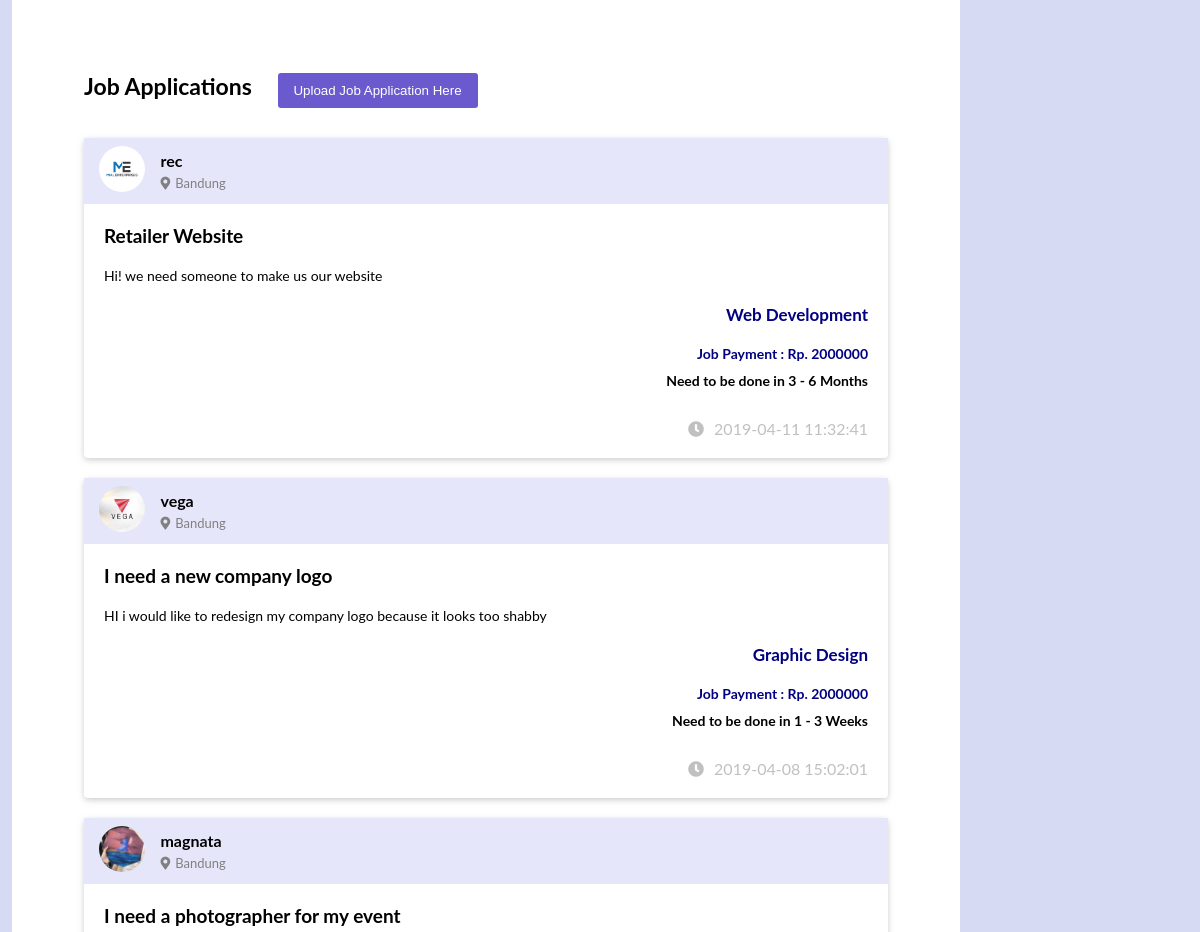
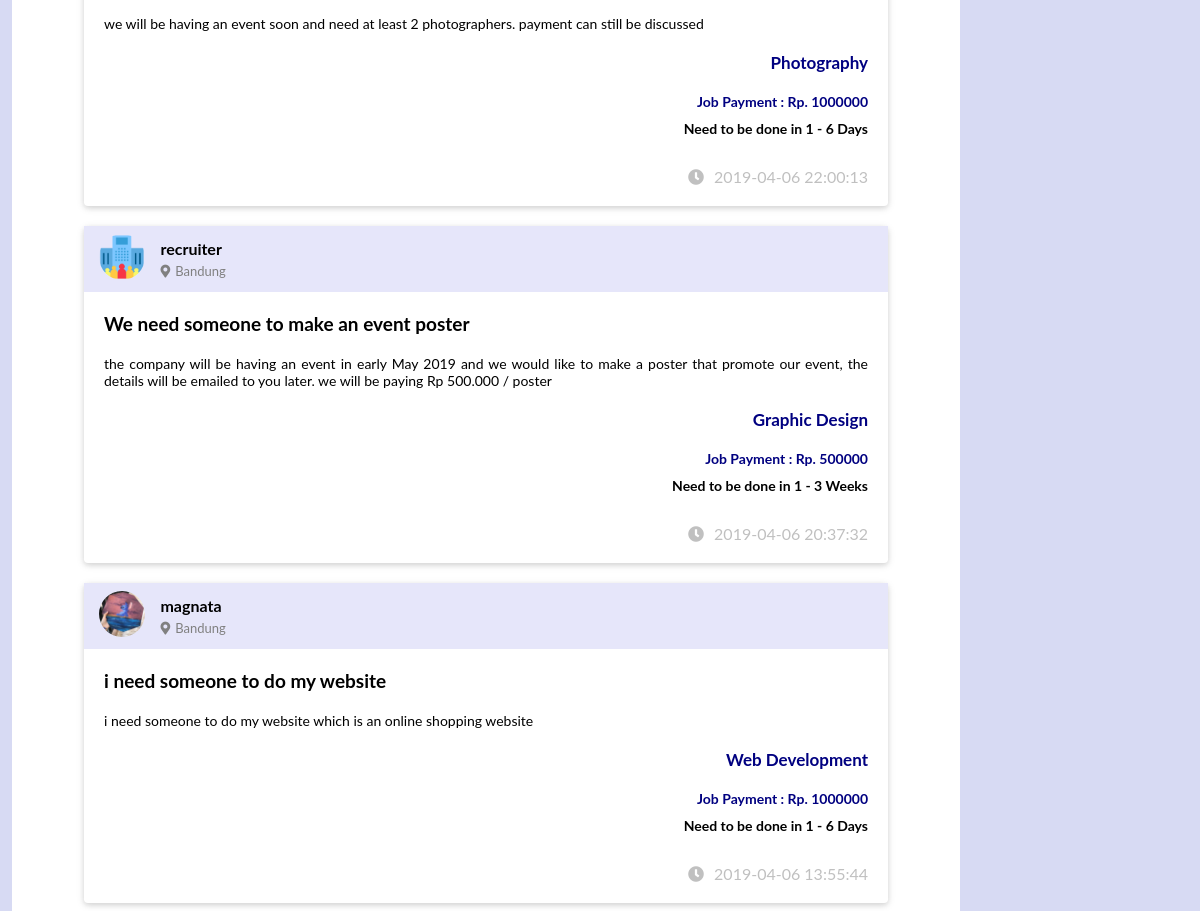
/timeline-jobapp-employer.php, run on the app's committed database (2 pictures, top to bottom).
### tables this page shows
CREATE TABLE `recruiter_profile` (
  `id_recruiter` int(11) NOT NULL,
  `recruiter_name` varchar(40) NOT NULL,
  `recruiter_uname` varchar(20) NOT NULL,
  `recruiter_email` varchar(30) NOT NULL,
  `recruiter_phone` varchar(100) NOT NULL,
  `recruiter_city` varchar(28) NOT NULL,
  `recruiter_img` varchar(100) NOT NULL,
  `recruiter_header` varchar(100) NOT NULL,
  `recruiter_status` varchar(200) NOT NULL
);

CREATE TABLE `job_application` (
  `id_jobapp` int(11) NOT NULL,
  `uname_rec_job` varchar(28) NOT NULL,
  `job_title` varchar(200) NOT NULL,
  `job_desc` varchar(500) NOT NULL,
  `job_skill` varchar(50) NOT NULL,
  `job_deadline` varchar(100) NOT NULL,
  `job_payment` varchar(100) NOT NULL,
  `job_upload_date` datetime NOT NULL
);

### timeline-jobapp-employer.php (the view, shortened to what this page needs)
<!DOCTYPE html>
<html>
<head>
	<link rel="stylesheet" type="text/css"href="vendor/font-awesome/css/all.css">
	<link rel="stylesheet" type="text/css"href="vendor/font-awesome/css/brands.min.css">
	<link rel="stylesheet" type="text/css" href="css/timeline.css">
	<link rel="stylesheet" type="text/css" href="css/navigation-bar.css">
	<link rel="stylesheet" type="text/css" href="css/timeline-responsive.css">
	<link rel="stylesheet" type="text/css" href="css/job-form.css">
</head>
<body>
<?php
		include 'function/connection.php';
	?>
		<div class="timelines">
			<div class="timelines-title">Job Applications <button id="main-form" class="upload-job">Upload Job Application Here</button></div>
			<?php
				$job_query = "SELECT recruiter_img,
									recruiter_city,
									recruiter_uname,
									uname_rec_job,
									job_title,
									job_desc,
									job_skill,
									job_deadline,
									job_payment,
									job_upload_date
								FROM recruiter_profile,
									job_application
								WHERE recruiter_profile.recruiter_uname = job_application.uname_rec_job
								ORDER BY job_application.job_upload_date DESC;";
				$result_job = mysqli_query($conn, $job_query);
				$resultCheck_job = mysqli_num_rows($result_job);
				if($resultCheck_job > 0) {
					while ($row_job = mysqli_fetch_assoc($result_job)) {
			?>
			<div class="timelines-job">
				<div class="profile-job">
					<div class="profile-job-img">
					<?php
							$propic = $row_job['recruiter_img'];
							if(!$propic == null) {
								echo "<center><img src=profile-picture/$propic></center>";
							} else {
								echo "<img src=img/enterprise.png>";
							}
						?>
					</div>
					<div class="profile-job-uname">
						<a href="profile-rec-visit.php?uname_visit=<?php echo $row_job['recruiter_uname']; ?>" style="text-decoration:none;color:black;"><b><?php echo $row_job['uname_rec_job'];?></b></a> <br>
						<p><i class="fa fa-map-marker-alt fa-1x"></i><?php echo $row_job['recruiter_city'];?></p>
					</div>
				</div>
				<div class="job-title">
				<?php echo $row_job['job_title'];?>
				</div>
				<div class="job-desc">
					<?php echo $row_job['job_desc'];?>
				</div>
				<div class="content-job-category">
					<?php echo $row_job['job_skill'];?>
				</div>
				<div class="job-pay">
					Job Payment : Rp. <?php echo $row_job['job_payment'];?>
				</div>
				<div class="job-time">
					Need to be done in <?php echo $row_job['job_deadline'];?>
				</div>
				<div class="content-time">
					<i class="fa fa-1x fa-clock"></i><?php echo $row_job['job_upload_date'];?>
				</div>
			</div>
					<?php }} ?>
	</div>
</body>
</html>

### css/timeline.css (style rules this page uses)
.timelines { width:79%; height:100%; padding:6%; float:left; background-color:white; margin-left:1%; }
.timelines-title { font-weight:bold; font-size:23px; margin-bottom:30px; }
.content-time { width:100%; text-align:right; color:silver; padding:20px; }
.timelines-job { box-shadow: 0 2px 5px 0 rgba(0, 0, 0, 0.1), 0 2px 8px 0 rgba(0, 0, 0, 0.1); width:100%; border-radius:4px; margin-top:20px; }
.profile-job { background-color:lavender; display:flex; padding:8px 15px; }
.profile-job-img { width:6%; border-radius:50%; }
.profile-job-img img { width:100%; border-radius:50%; }
.profile-job-uname { width:90%; padding:5px 15px; }
.profile-job-uname p { color:grey; font-size:13px; margin-top:5px; }
.profile-job-uname i { margin-right:5px; }
.content-job-category { color:navy; font-weight:bold; font-size:17px; text-align:right; padding:20px 20px 0px 0px; }
.job-title { font-weight:bold; font-size:19px; padding:20px; }
.job-desc { padding:0px 20px; font-size:14px; text-align:justify; }
.job-pay { padding:20px 20px 10px 0px; text-align:right; font-size:14px; font-weight:bold; color:navy; }
.job-time { padding:0px 20px 10px 0px; text-align:right; font-size:14px; font-weight:bold; }
.upload-job { width:100%; }

### css/navigation-bar.css (style rules this page uses)
* { padding:0; margin:0; box-sizing: border-box; }
body { font-family:lato; background-color:#D7DAF3; }
i { margin:0px 10px 0px 0px; }

### css/job-form.css (style rules this page uses)
.upload-job { border:none; background-color:slateblue; color:white; padding:10px; border-radius:3px; width:200px; margin-left:20px; }

### data on the page
recruiter_profile: recruiter_img (picture), job_application.uname_rec_job "rec", recruiter_city "Bandung", job_application.job_title "Retailer Website", job_application.job_desc "Hi! we need someone to make us our website", job_application.job_skill "Web Development", job_application.job_payment "2000000", job_application.job_deadline "3 - 6 Months", job_application.job_upload_date "2019-04-11 11:32:41"
recruiter_profile: recruiter_img (picture), job_application.uname_rec_job "vega", recruiter_city "Bandung", job_application.job_title "I need a new company logo", job_application.job_desc "HI i would like to redesign my company logo because it looks too shabby", job_application.job_skill "Graphic Design", job_application.job_payment "2000000", job_application.job_deadline "1 - 3 Weeks", job_application.job_upload_date "2019-04-08 15:02:01"
recruiter_profile: recruiter_img (picture), job_application.uname_rec_job "magnata", recruiter_city "Bandung", job_application.job_title "I need a photographer for my event", job_application.job_desc "we will be having an event soon and need at least 2 photographers. payment can still be discussed", job_application.job_skill "Photography", job_application.job_payment "1000000", job_application.job_deadline "1 - 6 Days", job_application.job_upload_date "2019-04-06 22:00:13", job_application.job_title "i need someone to do my website", job_application.job_desc "i need someone to do my website which is an online shopping website", job_application.job_skill "Web Development", job_application.job_upload_date "2019-04-06 13:55:44"
recruiter_profile: job_application.uname_rec_job "recruiter", recruiter_city "Bandung", job_application.job_title "We need someone to make an event poster", job_application.job_desc "the company will be having an event in early May 2019 and we would like to make a poster that promote our event, the details will be emailed to you later. we will be paying Rp 500.000 / poster", job_application.job_skill "Graphic Design", job_application.job_payment "500000", job_application.job_deadline "1 - 3 Weeks", job_application.job_upload_date "2019-04-06 20:37:32"
